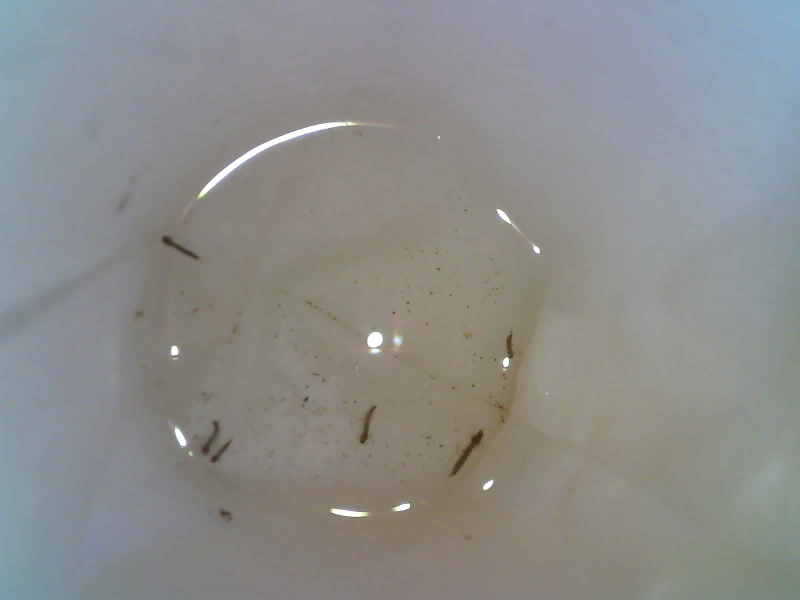
#> input picture dataset/202210242016.jpg, 1600 x 1200 px, found by its file name (shown at 1/2 size)
$ python smartovicv.py
#> lines starting #> are read from the running program, lines starting #| are printed output that depends on the picture; after the words box and inside, x2 and y2 are one past the last pixel; in counts of white or black regions, pixels touching at a corner belong together
import cv2
import numpy as np

directorio = './dataset/'

hsv_min = np.array([0,36,43], np.uint8)
hsv_max = np.array([176,199,104], np.uint8)

def test1():
    imagen = cv2.imread(directorio + '202210242016.jpg')
#> imagen is the input picture: shape (1200, 1600, 3); mean B, G, R 138.8, 140.3, 139.4
    imagen_rgb = cv2.cvtColor(imagen,cv2.COLOR_RGB2BGR)

    hsv = cv2.cvtColor(imagen,cv2.COLOR_BGR2HSV)
#> hsv: shape (1200, 1600, 3); mean H, S, V 61, 27.2, 147.2
    mascara = cv2.inRange(hsv, hsv_min, hsv_max)
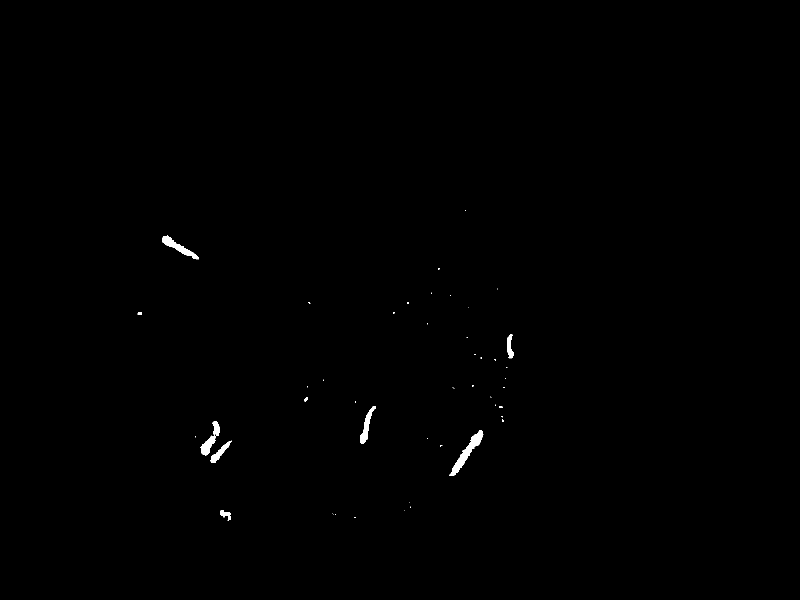
#> mascara: shape (1200, 1600) (shown at 1/2 size); 0.29% white; 49 white regions (38 under 20 px), largest, box (x1, y1, x2, y2) and area: (899, 861, 967, 952) 1471, (324, 471, 398, 519) 966, (720, 812, 752, 887) 774

    #Buscamos contornos con las mascaras
    _,contornos = cv2.findContours(mascara, cv2.RETR_LIST, cv2.CHAIN_APPROX_NONE)
#> contornos = 49 rows, first 6: [1, -1, -1, -1], [2, 0, -1, -1], [3, 1, -1, -1], [4, 2, -1, -1], [5, 3, -1, -1], [6, 4, -1, -1]
#> (the run stopped early here; a loop or call above may not have finished)

$ run again, with dataset/202210242102.jpg copied over dataset/202210242016.jpg
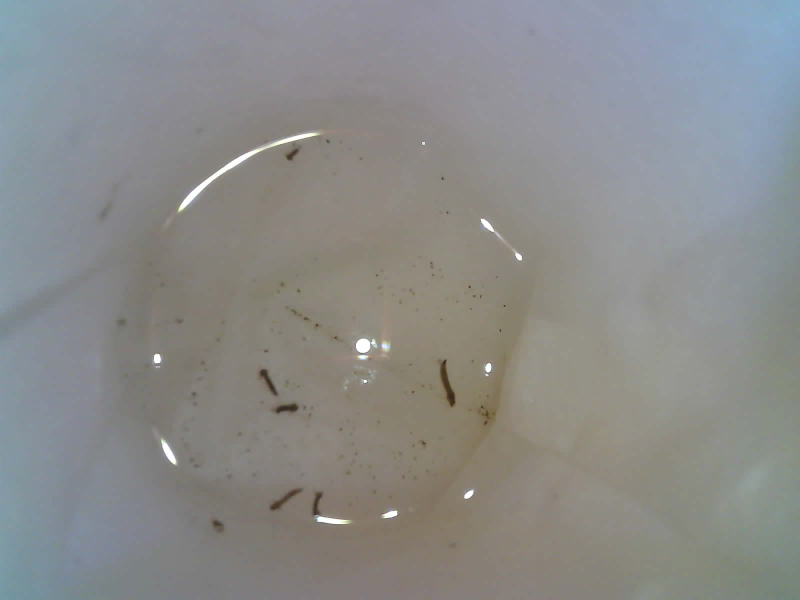
#> input picture dataset/202210242102.jpg, 1600 x 1200 px, found by its file name (shown at 1/2 size)
#> in test1, imagen is the input picture: shape (1200, 1600, 3); mean B, G, R 138.4, 139.3, 138.5
#> hsv: shape (1200, 1600, 3); mean H, S, V 60.8, 26.5, 146.3
#> in test1, `mascara = cv2.inRange(hsv, hsv_min, hsv_max)`:
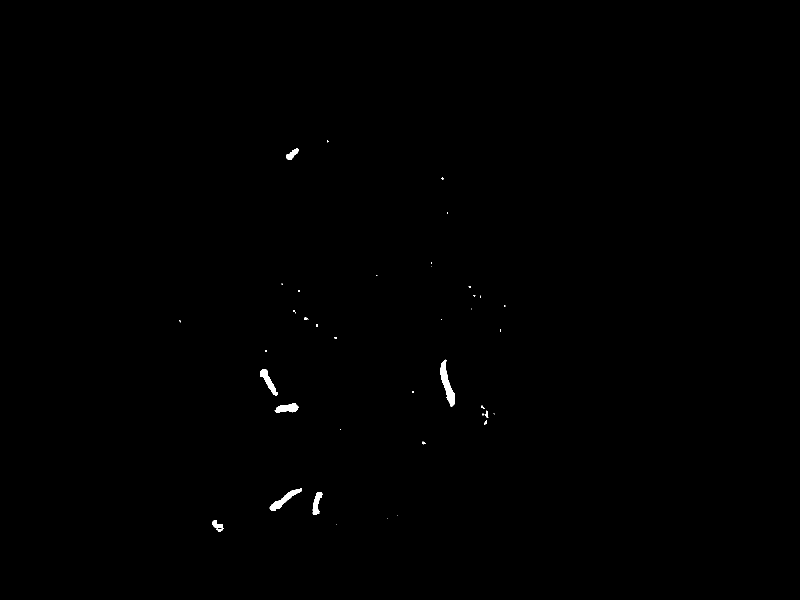
#> mascara: shape (1200, 1600) (shown at 1/2 size); 0.24% white; 42 white regions (29 under 20 px), largest, box (x1, y1, x2, y2) and area: (881, 719, 910, 813) 1131, (539, 976, 604, 1022) 799, (520, 738, 555, 791) 636
#> contornos = 43 rows, first 6: [1, -1, -1, -1], [2, 0, -1, -1], [3, 1, -1, -1], [4, 2, -1, -1], [5, 3, -1, -1], [6, 4, -1, -1]
